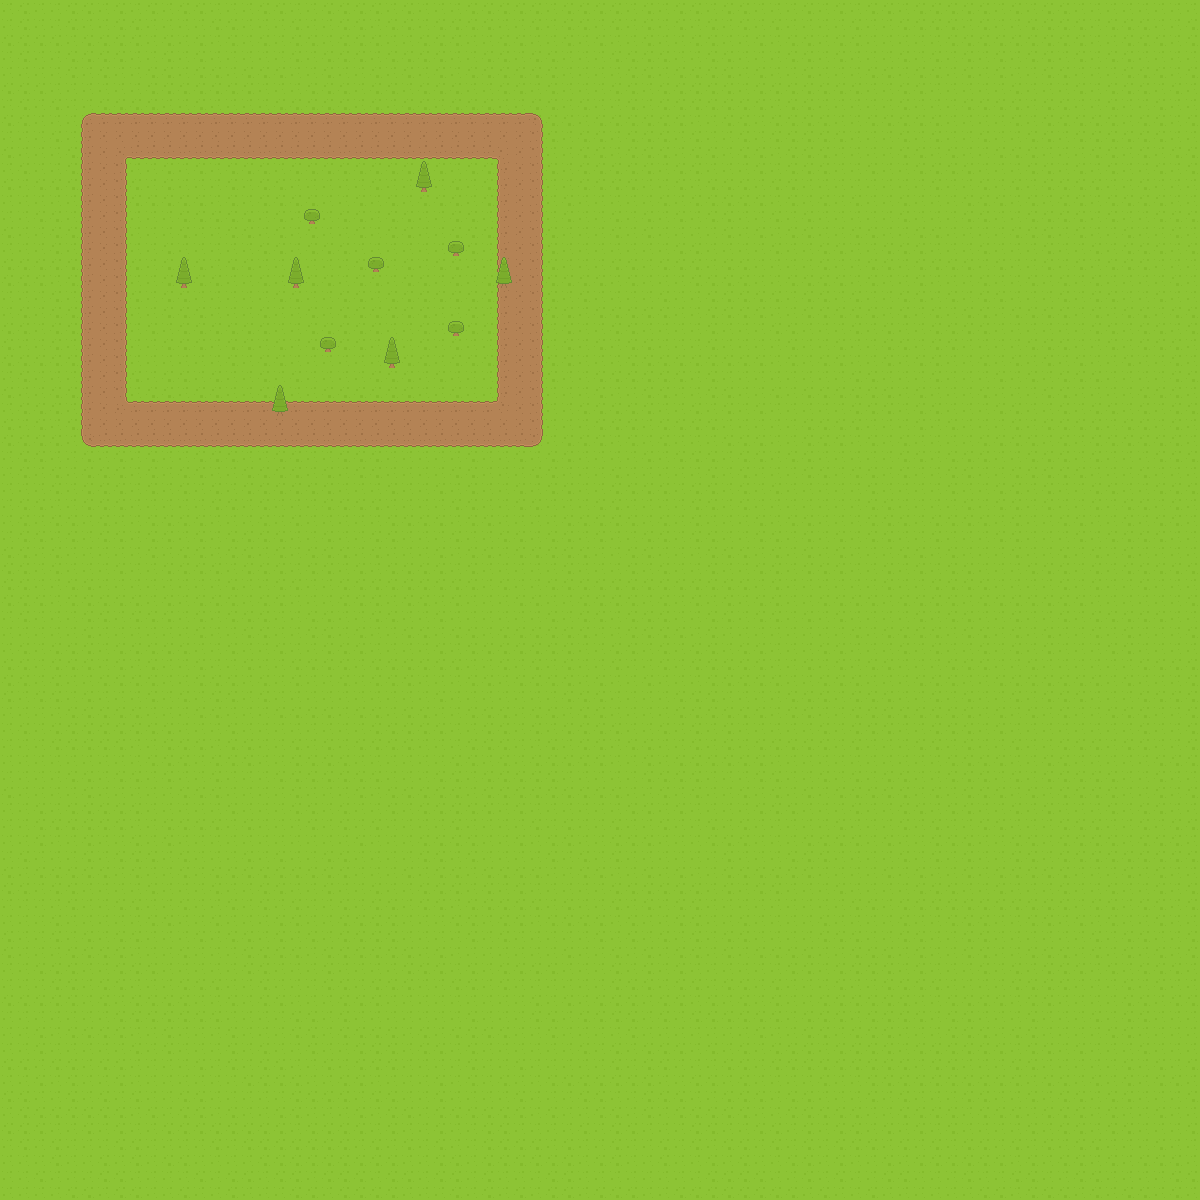

A 2D game scene composited from a Tiled map and its tileset images. What follows is a short description and the map's XML, with each tile layer's data collapsed to a summary:
An orthogonal 75x75 tile map with 16x16 px tiles, 3 tile layers (Tile Layer 1, Tile Layer 2, Objects) and 2 objects.

<map version="1.0" orientation="orthogonal" renderorder="left-down" width="75" height="75" tilewidth="16" tileheight="16" nextobjectid="1">
 <tileset firstgid="1" name="roguelike" tilewidth="16" tileheight="16" spacing="1">
  <image source="../Imported Assets/Spritesheet/roguelikeSheet_transparent.png" width="968" height="526" />
  <terraintypes>
   <terrain name="Dirt" tile="-1" />
   <terrain name="Dirt2" tile="-1" />
  </terraintypes>
  <tile id="518" terrain="1,1,1," />
  <tile id="519" terrain="1,1,,1" />
  <tile id="520" terrain=",,,1" />
  <tile id="521" terrain=",,1,1" />
  <tile id="522" terrain=",,1," />
  <tile id="526">
   <objectgroup draworder="index">
    <object id="0" x="-1.25" y="0" width="17.75" height="15.75" />
   </objectgroup>
  </tile>
  <tile id="575" terrain="1,,1,1" />
  <tile id="576" terrain=",1,1,1" />
  <tile id="577" terrain=",1,,1" />
  <tile id="578" terrain="1,1,1,1" />
  <tile id="579" terrain="1,,1," />
  <tile id="634" terrain=",1,," />
  <tile id="635" terrain="1,1,," />
  <tile id="636" terrain="1,,," />
  <tile id="643">
   <objectgroup draworder="index">
    <object id="0" x="0.25" y="-1.5" width="15.25" height="18.25" />
   </objectgroup>
  </tile>
 </tileset>
 <layer name="Tile Layer 1" width="75" height="75">
  <data>[5625 cells, 5625 non-empty, 2 distinct tile ids]</data>
 </layer>
 <layer name="Tile Layer 2" width="75" height="75">
  <data>[5625 cells, 264 non-empty, 13 distinct tile ids]</data>
 </layer>
 <layer name="Objects" width="75" height="75">
  <data>[5625 cells, 17 non-empty, 3 distinct tile ids]</data>
 </layer>
</map>
